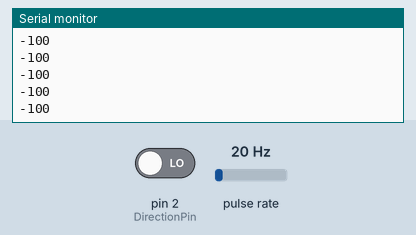
Recording of a sketch running on a simulated Arduino Uno, built with avr-gcc and run on an emulated ATmega328P. On the bench: the last lines printed to the serial monitor. Wiring (inferred from the names in the program): pulse sensor: data pin 3. Inputs (shaded band) come from the test bench; at power-on: pulse rate 20 Hz, pin 2 (DirectionPin) LOW.

Above: at 1.2 s.
1.3 s: pulse rate (sensor on pin 3) set to 4 Hz
At 2.1 s:
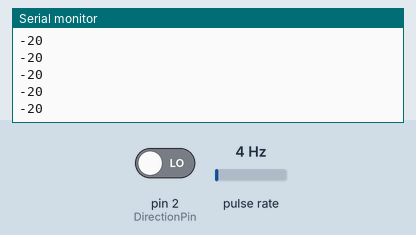
2.8 s: pin 2 (DirectionPin) driven HIGH
At 3.8 s:
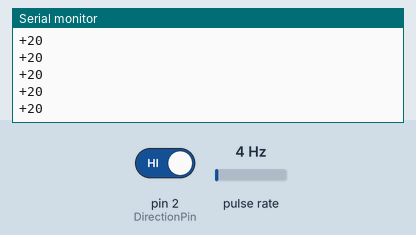
4.3 s: pulse rate (sensor on pin 3) set to 50 Hz
At 5.4 s:
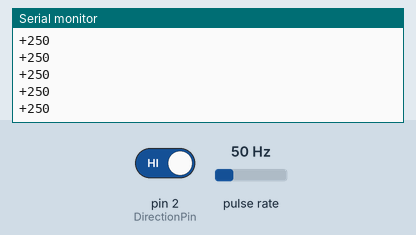
5.8 s: pin 2 (DirectionPin) driven LOW
At 6.4 s:
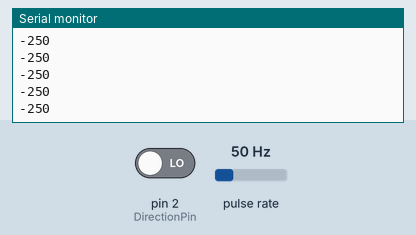
Timing chart, 0 to 8.3 s (numbered marks = the images above; inputs shaded):
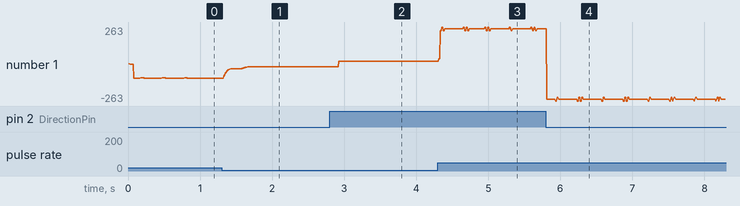

Measured:
- after the input at 1.3 s, the serial monitor: prints a new line at once (image 1)
- after the input at 2.8 s, the serial monitor: prints a new line after 0.13 s (image 2)
- after the input at 4.3 s, the serial monitor: prints a new line at once (image 3)
- after the input at 5.8 s, the serial monitor: prints a new line at once (image 4)
- plotted number 1: -100 → -20 after the input at 1.3 s, -20 → 20 after the input at 2.8 s, 20 → 250 after the input at 4.3 s, 250 → -250 after the input at 5.8 s

The sketch:

speed-sensor-tests.ino
```cpp
// (licence header left out)
//
// Holoseat Speed Sensor Tests
//

#include <math.h>

const int CadencePin = 3;                         // pin used to measure cadence
const int DirectionPin = 2;                       // pin to read direction
const int NumPoles = 12;                          // number of magnetic pole pairs on the tone ring

volatile unsigned long LastStepTime;              // last time the step sensor was triggered
volatile float SensedDeltaT;                      // deltaT as calculated during interrupt calls
volatile boolean WalkingForward;                  // walking direction state

float Cadence;                                    // pedalling speed


// common function to attach/detach interrupts
void EnableSensors(unsigned int enable) {
  if (enable) {
    attachInterrupt(digitalPinToInterrupt(CadencePin), DetectCadence, FALLING);
    //attachInterrupt(DirectionInterruptNumber, DetermineDirection, FALLING);
  }
  else {
    detachInterrupt(digitalPinToInterrupt(CadencePin));
    //detachInterrupt(DirectionInterruptNumber);
  }
}

// interrupt function used to measure cadence
void DetectCadence() {
  unsigned long currentTime = millis();
  SensedDeltaT = (currentTime - LastStepTime);
  LastStepTime = currentTime;
  WalkingForward = digitalRead(DirectionPin);  // CCW is forward
}

// resets walking state variables, used when holoseat is disabled
void InitializeWalkingVariables() {
  Cadence = 0.0;
  SensedDeltaT = 5000;            // initialize sensed deltaT (and the value used to compute it, LastStepTime) to 5 seconds in the past
  LastStepTime = millis() - 5000; // as above
  WalkingForward = true;
}

// the setup function runs once when you press reset or power the board
void setup() {
  pinMode(DirectionPin, INPUT);
  pinMode(CadencePin, INPUT);
  InitializeWalkingVariables();
  EnableSensors(true);
  Serial.begin(57600);
  Serial.println("r"); // send ready signal
}

// the loop function runs over and over again forever
void loop() {
  delay(10);
  EnableSensors(false);

  // calculate the Cadence
  unsigned long currentTime = millis();
  float localDeltaT = (currentTime - LastStepTime);
  float deltaT = max(SensedDeltaT, localDeltaT)/1000; // in seconds
  Cadence = round(60.0/deltaT/NumPoles);  // in RPM

  if (WalkingForward)
    Serial.print("+");
  else
    Serial.print("-");

  Serial.print((int)Cadence);
  Serial.println("");
  EnableSensors(true);
}
```
